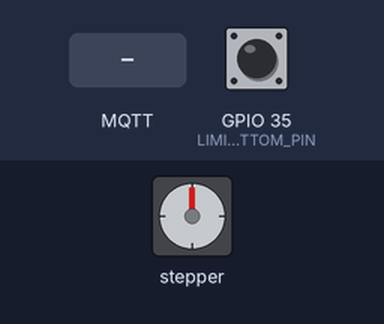
The sketch below on a simulated ESP32. On the bench: stepper motor. Wiring (inferred from the names in the program): stepper motor driver (200 steps per turn assumed): step GPIO 18; direction GPIO 19; enable GPIO 21. The inputs (shaded band) are chosen by the test bench; at power-on: GPIO 35 (LIMIT_BOTTOM_PIN) HIGH. WiFi joins after 1.5 s; servers stay silent unless stated; EEPROM starts erased; no MQTT or app messages arrive unless stated; not simulated (calls return 0 or success): secrets.h; what the sketch prints to the serial monitor is not drawn.

Above: at 2.7 s.
2.8 s: MQTT message "open" arrives on the first subscribed topic
At 3.2 s:
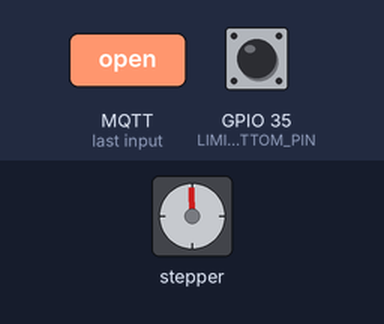
4.3 s: MQTT message "open" arrives on the second subscribed topic
At 5.3 s:
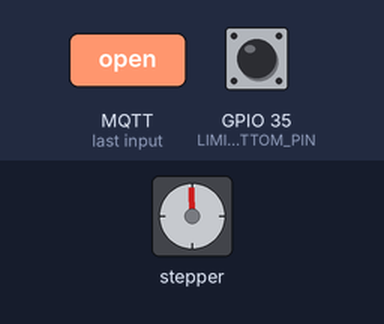
Timing chart, 0 to 68.8 s (numbered marks = the images above; inputs shaded):
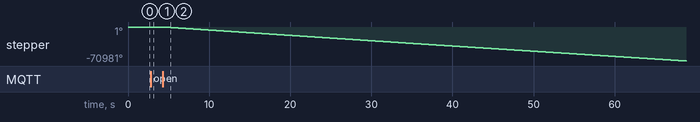

Measured:
- after the input at 4.3 s, stepper: keeps turning counter-clockwise at about 1100°/s, starting at once

The sketch:

esp32BlindController_AutoReg_HA.ino
```cpp
// ESP32 Blind Controller with DRV8825 and MQTT Auto-Discovery for Home Assistant
//remeber to change #define MQTT_MAX_PACKET_SIZE 512 in PubSubClient.h
#include <WiFi.h>
#include <PubSubClient.h>
#include <EEPROM.h>
#include <ArduinoJson.h>
#include "secrets.h"

#define STEP_PIN 18
#define DIR_PIN 19
#define ENABLE_PIN 21
#define LIMIT_TOP_PIN 34
#define LIMIT_BOTTOM_PIN 35

const char* ssid = WIFI_SSID;
const char* password = WIFI_PASS;
const char* mqtt_server = MQTT_SERVER;
const char* mqtt_user = MQTT_USER;
const char* mqtt_pass = MQTT_PASS;


const char* room = "living_room"; // <--- Change this to the desired room name

WiFiClient espClient;
PubSubClient client(espClient);

long topPosition = 0;
long bottomPosition = 0;
long currentPosition = 0;

bool calibrated = false;

#define EEPROM_SIZE 64

void setup_wifi() {
  delay(10);
  WiFi.begin(ssid, password);
  while (WiFi.status() != WL_CONNECTED) {
    delay(500);
  }
}

void publishDiscoveryConfig() {
  String topic = "homeassistant/cover/" + String(room) + "_blind/config";

  StaticJsonDocument<512> doc;
  String displayName = String(room);
  displayName.replace("_", " ");

  doc["name"] = displayName + " Blind";
  doc["command_topic"] = "home/blind/" + String(room) + "/set";
  doc["position_topic"] = "home/blind/" + String(room) + "/state";
  doc["set_position_topic"] = "home/blind/" + String(room) + "/set";
  doc["unique_id"] = "esp32_blind_" + String(room);
  doc["device_class"] = "blind";

  char buffer[512];
  size_t len = serializeJson(doc, buffer);

  bool success = client.publish(topic.c_str(), buffer, true);
  Serial.print("Discovery publish result: ");
  Serial.println(success ? "SUCCESS" : "FAILED");
}

void callback(char* topic, byte* payload, unsigned int length) {
  String msg;
  for (unsigned int i = 0; i < length; i++) msg += (char)payload[i];

  String setTopic = String("home/blind/") + room + "/set";
  String calibrateTopic = String("home/blind/") + room + "/calibrate";

  if (String(topic) == setTopic) {
    if (msg == "open") moveTo(topPosition);
    else if (msg == "close") moveTo(bottomPosition);
    else {
      int percent = msg.toInt();
      long range = topPosition - bottomPosition;
      if (range == 0) return;
      long target = bottomPosition + ((range * percent) / 100);
      moveTo(target);
    }
  }
  if (String(topic) == calibrateTopic) {
    calibrate();
  }
  if (String(topic) == "home/blind/" + String(room) + "/save_bottom") {
    bottomPosition = currentPosition;
    saveLimits();
    Serial.println("Bottom position saved.");
  }
  if (String(topic) == "home/blind/" + String(room) + "/save_top") {
    topPosition = currentPosition;
    saveLimits();
    Serial.println("Top position saved.");
  }
  if (String(topic) == "home/blind/" + String(room) + "/set_position") {
    Serial.println("set_position");
    int target = String((char*)payload).toInt();
    moveTo(target);
  }
}

void reconnect() {
  while (!client.connected()) {
    if (client.connect("ESP32Blind", mqtt_user, mqtt_pass)) {
      String setStatus = String("home/blind/") + room + "/status";
      bool success = client.publish(setStatus.c_str(), "online",true);
      Serial.print("Mqtt Online result: ");
      String setTopic = String("home/blind/") + room + "/set";
      String calibrateTopic = String("home/blind/") + room + "/calibrate";

      client.subscribe(setTopic.c_str());
      client.subscribe(calibrateTopic.c_str());
      client.publish("home/blind/status", "online", true);
      publishDiscoveryConfig();
    } else {
      delay(5000);
    }
  }
}

void moveTo(long target) {
  digitalWrite(ENABLE_PIN, LOW);
  digitalWrite(DIR_PIN, target > currentPosition ? HIGH : LOW);

  long steps = abs(target - currentPosition);
  for (long i = 0; i < steps; i++) {
    digitalWrite(STEP_PIN, HIGH);
    delayMicroseconds(800);
    digitalWrite(STEP_PIN, LOW);
    delayMicroseconds(800);
    currentPosition += (target > currentPosition) ? 1 : -1;
  }

  digitalWrite(ENABLE_PIN, HIGH);
  publishState();
}

void calibrate() {
  digitalWrite(ENABLE_PIN, LOW);

  digitalWrite(DIR_PIN, LOW);
  while (digitalRead(LIMIT_BOTTOM_PIN) == HIGH) {
    stepOnce();
    currentPosition--;
  }
  bottomPosition = currentPosition;

  delay(500);

  digitalWrite(DIR_PIN, HIGH);
  while (digitalRead(LIMIT_TOP_PIN) == HIGH) {
    stepOnce();
    currentPosition++;
  }
  topPosition = currentPosition;

  digitalWrite(ENABLE_PIN, HIGH);
  saveLimits();
  calibrated = true;
  publishState();
}

void stepOnce() {
  digitalWrite(STEP_PIN, HIGH);
  delayMicroseconds(800);
  digitalWrite(STEP_PIN, LOW);
  delayMicroseconds(800);
}

void saveLimits() {
  EEPROM.writeLong(0, bottomPosition);
  EEPROM.writeLong(4, topPosition);
  EEPROM.commit();
}

void loadLimits() {
  bottomPosition = EEPROM.readLong(0);
  topPosition = EEPROM.readLong(4);
  calibrated = true;
}

void publishState() {
  String stateTopic = String("home/blind/") + room + "/state";

  long range = topPosition - bottomPosition;
  if (range == 0) {
    client.publish(stateTopic.c_str(), "0", true);
    return;
  }

  int percent = (currentPosition - bottomPosition) * 100 / range;
  percent = constrain(percent, 0, 100);  // just in case
  client.publish(stateTopic.c_str(), String(percent).c_str(), true);
}


void setup() {
  Serial.begin(115200);
  Serial.println("-------------------------------------------------------------------");
  pinMode(STEP_PIN, OUTPUT);
  pinMode(DIR_PIN, OUTPUT);
  pinMode(ENABLE_PIN, OUTPUT);
  pinMode(LIMIT_TOP_PIN, INPUT_PULLUP);
  pinMode(LIMIT_BOTTOM_PIN, INPUT_PULLUP);

  digitalWrite(ENABLE_PIN, HIGH);

  EEPROM.begin(EEPROM_SIZE);
  loadLimits();

  setup_wifi();
  client.setServer(mqtt_server, 1883);
  client.setCallback(callback);
  Serial.println("Setup Completed");
  Serial.println("-------------------------------------------------------------------");
}

void loop() {
  if (!client.connected()) reconnect();
  client.loop();
}
```
